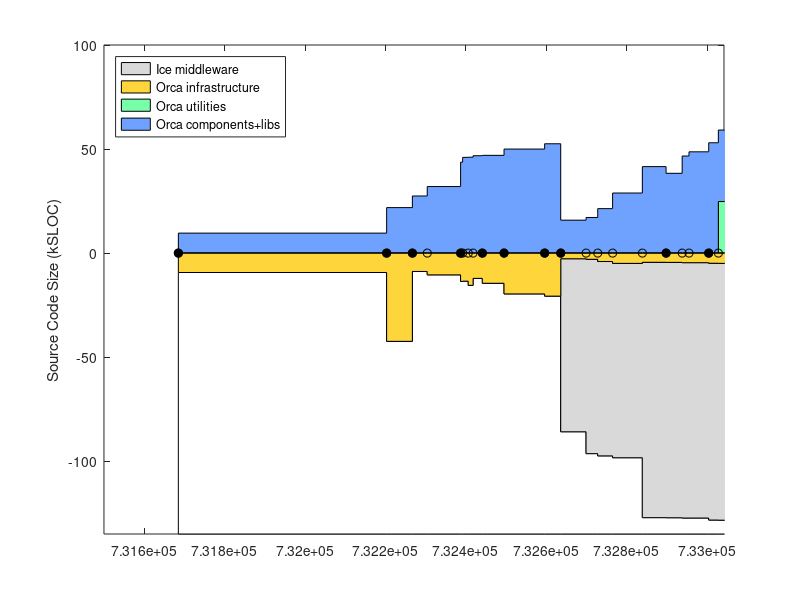

Write the MATLAB code that produced this figure. (Note: this script raises an error after producing the figure.)
% keep track of orca project size using sloccount
clear all

% include/* except: include/{Freeze IceSSL IcePatch2}
% src/{Ice Slice IceGrid icecpp IceStorm slice2cpp IceUtil IceBox IceXML}
Sice212 = [
(7842-1000) + (22093+18419+11499+10568+4392+4200+4252+567+316)
];
Sice301 = [
(8164-1000) + (23018+19384+19169+10596+4479+4343+4308+622+319)
];
% same as above, but now also add Java:
% src/{IceInternal Ice IceUtil IceBox}
Sice310 = [
(8810-1200) + (24275+20494+22689+10587+4569+4877+4770+667+319) + (13190+6915+1262+493)
];
Sice311 = [
(8950-1275) + (24511+20505+22898+10590+4600+4884+4782+683+323) + (13266+6929+1262+504)
];
Sice320 = 1.02*Sice311;

% for comparison, ASN
Sasn = 90433;

% indeces
iyy=1;
imm=2;
idd=3;
iver=4;
isub=5;
ibase=6;
icomp=7;
iutil=8;

Sorca = [ ...
% YY    MM  DD  ?   SUB     BASE        COMP           UTILS        VERSION
% 0.8.6: a single distro, divide in halves arbitrarily
2003    4   14  1   0       18930/2     18930/2             0;      % 0.8.6 (last change in doc/ChangeLog
% BASE: orca-base
% COMP: orca-components
2004    9   13  1   0       42543       21726               0;      % 0.11.0
2004    11  16  1   0       8963        27310               0;      % 0.12.0
2004    12  23  0   0       10596       31845               0;      % 0.12.1
2005    3  16   1   0       13767       43576               0;      % 0.13.0
2005    3  21   0   0       13620       45874               0;      % 0.13.1
2005    4   4   0   0       15630       45944               0;      % 0.13.2
2005    4   16  0   0       12283       46666               0;      % 0.13.3
2005    5   9   1   0       14639       46837               0;      % 0.14.0
2005    7   2   1   0       19751       49854               0;      % 0.15.0
2005    10  11  1   0       20818       52408               0;      % 1.0.0
% BASE: just orcaice w/out test + interfaces/slice
% COMP: comp + util - orcaice 
2005    11  20  1   Sice212 2320+530    9226+8781-2320      0;      % 2.0.0-rc1
2006    1   22  0   Sice301 2511+596    9801+9695-2511      0;      % 2.0.0-rc2
2006    2   20  0   Sice301 3369+813    9867+14734-3369     0;      % 2.0.0-rc3
2006    3   29  0   Sice301 4022+1052   14625+18131-4022    0;      % 2.0.0-rc4
2006    6   11  0   Sice310 3439+1116   19999+24867-3439    0;      % 2.0.0-rc5
2006    8   9   1   Sice310 3482+1116   19979+21711-3482    0;      % 2.0.0
2006    9   18  0   Sice310 3647+1094   19317+30847-3647    0;      % 2.0.1
2006    10  5   0   Sice310 3644+1094   20384+31798-3644    0;      % 2.0.2
2006    11  23  1   Sice311 3831+1178   21408+35311-3831    0;      % 2.1.0
% BASE: cd src; sloccount libs/orcaice/ MINUS sloccount libs/orcaice/test PLUS sloccount interfaces/slice
% COMP: cd src; sloccount components/ libs/; MINUS sloccount libs/orcaice/ libs/orcaq* libs/orcalog* libs/orcaprobe*
% UTIL: cd src; sloccount utils libs/orcaq* libs/orcalog* libs/orcaprobe*
2006    12  17  0   Sice311 5615-1784+1240  60241-25885     24644;  % 2.1.1
2007    1   10  1   Sice320 5920-1857+1240  61385-26812     26123   % 2.1.2
];
Vorca ={'0.8.6', '0.11.0', '0.12.0', '0.12.1', '0.13.0', '0.13.1', '0.13.2', '0.13.3', '0.14.0', '0.15.0', '1.0.0', ...
    '2.0.0-rc1', '2.0.0-rc2', '2.0.0-rc3', '2.0.0-rc4', '2.0.0-rc5', '2.0.0', '2.0.1', '2.0.2', '2.1.0', '2.1.1', '2.1.2' }';

% add a dummy release just for display
Sorca(end+1,:) = Sorca(end,:);
Sorca(end,imm) = Sorca(end,imm)+1;
Sorca(end,iver) = 0;
Vorca{end+1} = 'dummy';

% convert dates
Torca = datenum(Sorca(:,iyy),Sorca(:,imm),Sorca(:,idd));

% 2nd digit releases
i2 = (Sorca(:,iver)==1);
Torca2 = Torca(i2);
Vorca2 = Vorca(i2);

Splayer = [ 
% YY    MM  DD  ?   SUB     BASE                COMP           VERSION
% BASE: (server-drivers)+client_libs
% COMP: drivers + utils
2002    12 04   1  0    (17331-12037)+9188      12037+2685;    % 1.3.1
2003    7  15   1  0    (30452-24334)+12458     24334+3064;    % 1.4rc1
2003    12 07   1  0    (37378-30947)+13110     30947+9633;    % 1.4rc2
2004    5  31   1  0    (49225-42643)+13664     42643+3550;    % 1.5
2004    11 12   1  0    (50758-43190)+13545     43190+4479;    % 1.6
2005    1  31   0  0    (52069-44517)+13576     44517+4662;    % 1.6.2
2005    7  28   0  0    (53348-45686)+14300     45686+5188;    % 1.6.5
% BASE: (libplayercore-./bindings) + client_libs + (libplayertcp-./bindings)
% note: libplayerxdr is autogenerated
% COMP: server + utils
2005    10 25   0  0    (4866-0)+7560+(1391-0)  46474+5725         % 2.0pre7
2006    2  28   1  0    (52739-47749)+8513+(2740-1291)  48764+5940 % 2.0.0
2006    3  25   1  0    (53957-48912)+8909+(2740-1291)  47069+5964 % 2.0.1
2006    6  9    1  0    (56741-51546)+9575+(2767-1319)  51983+9438 % 2.0.2
2006    9  26   1  0    (56741-51546)+9880+(2767-1319)  54613+9475 % 2.0.3
];
Tplayer = datenum(Splayer(:,1),Splayer(:,2),Splayer(:,3));

Smax = 135;
d0 = [Torca Torca]'; d0=d0(:); d0(1)=[];
d1 = Smax-Sorca(:,isub)-Sorca(:,ibase); d1 = [d1 d1]'; d1=d1(:); d1(end)=[];
d2 = Sorca(:,isub); d2 = [d2 d2]'; d2=d2(:); d2(end)=[];
d3 = Sorca(:,ibase); d3 = [d3 d3]'; d3=d3(:); d3(end)=[];
d4 = Sorca(:,icomp); d4 = [d4 d4]'; d4=d4(:); d4(end)=[];
d5 = Sorca(:,iutil); d5 = [d5 d5]'; d5=d5(:); d5(end)=[];

figure(1), clf
ha=area( d0, [d1 d2 d3 d5 d4]/1e3, -Smax ); hold on
plot( Torca, 0*Torca, 'k-o' )
h2=plot( Torca2, 0*Torca2, 'ko' );
set(h2,'markerfacecolor','k')
ylabel('Source Code Size (kSLOC)')

set(ha(1),'facecolor',1*[1 1 1]);
set(ha(2),'facecolor',.85*[1 1 1]);
set(ha(3),'facecolor',min(255,[255 153 0]+60)/255);
set(ha(4),'facecolor',min(255,[60 255 109]+60)/255);
set(ha(5),'facecolor',min(255,[51 102 255]+60)/255);
ha(1)=[];
legend(ha,'Ice middleware','Orca infrastructure', 'Orca utilities','Orca components+libs', 'Location','NorthWest')
%  xlim(datenum([2004;2005],[7;7],[1;1]) )
ylim([-Smax 100])
ax=axis;
xlim( [ax(1) datenum([2006 12 31])] )
ax=axis;
% label releases
mark('x', Torca2 )
i2odd = (1:2:length(Torca2));
ht = text(Torca2(i2odd)+5,.04*ax(4)*ones(length(i2odd),1),Vorca2(i2odd));
set(ht,'fontsize',8)
i2even = (2:2:length(Torca2));
ht = text(Torca2(i2even)+5,.08*ax(4)*ones(length(i2even),1),Vorca2(i2even));
set(ht,'fontsize',8)
datetick( 'x', 12 )
hp = plot( Tplayer, -Splayer(:,ibase)/1e3, 'k--o', Tplayer, Splayer(:,icomp)/1e3, 'k--o' );
set(hp, 'color', .5*[1 1 1] )
hpt = text( Tplayer(2), -Splayer(2,ibase)/1e3-8, 'Player infrastructure');
set(hpt, 'color', .5*[1 1 1] )
hpt = text( Tplayer(2), Splayer(2,icomp)/1e3-5, 'Player "components+utils"');
set(hpt, 'color', .5*[1 1 1] )
%mark('y', Dasn(1,1)/1e3 );
%text( datenum([2003 5 1]), Dasn(1,1)/1e3, 'ASN')
xlabel('Releases')
title('http://orca-robotics.sf.net')

ht=text(datenum(2003,7,1),-Smax+10, '*   generated using David A. Wheeler`s SLOCCount' );
set(ht,'fontsize',8)
ht=text(datenum(2003,7,1),-Smax+5, '** see data in [ORCA2]/scripts/matlab/sloccount/slocs.m' );
set(ht,'fontsize',8)

return
wpos = get(gcf,'position')
ppos = get(gcf,'paperposition')
ppos(4) = wpos(4) * ppos(3)/wpos(3);
ppos
set(gcf,'paperposition', ppos );
print -dpng 'release_sloc_hist'

set(gca,'xtick',Torca2, 'xticklabel', v2)
mark('x',2005)
text(2005,0,'2005')
